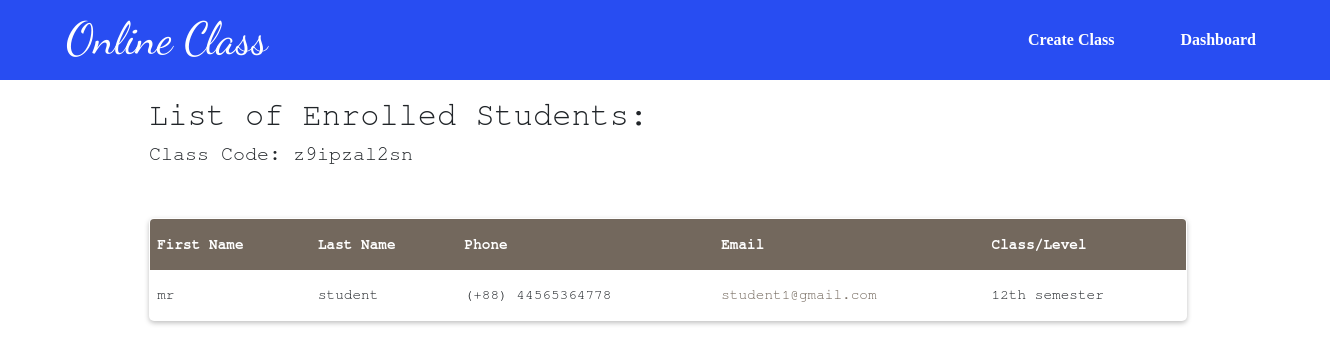
The app's page /tutor/class/mat350/enrolledStudents with its own data.
### courses/models.py (models this page shows, shortened)
class Class(models.Model):
    title = models.CharField(max_length=100, null=True, blank=True)
    class_code = models.CharField(max_length=100, blank=True)
    slug = models.SlugField(null=True,blank=True)
    description = models.TextField(max_length=550,null=True,blank=True)
    image = models.ImageField(upload_to = save_class_image,blank=True,verbose_name ='class image')
    tutor = models.ForeignKey(Tutor, null=True, blank=True, on_delete=models.CASCADE,related_name='tutors')
    students = models.ManyToManyField(Student, blank=True)

### home/models.py (models this page shows, shortened)
class Student(models.Model):
    user = models.OneToOneField(User, on_delete=models.CASCADE)
    institution= models.CharField(max_length=150, null=True, blank=True)
    department= models.CharField(max_length=150, null=True, blank=True)
    class_level= models.CharField(max_length=150, null=True, blank=True)
    address= models.CharField(max_length=150, null=True, blank=True)
    area= models.CharField(max_length=150, null=True, blank=True)
    city= models.CharField(max_length=150, null=True, blank=True)
    lat = models.FloatField(null=True,blank=True)
    lon = models.FloatField(null=True,blank=True)
    male ='male'
    female = 'female'
    other = 'other'
    genders = [
        (male,'male'),
        (female,'female'),
        (other,'other'),
    ]
    gender = models.CharField(max_length=15, choices=genders,default=male,null=True,blank=True)
    birth_date = models.DateField(null=True, blank=True)
    phone = models.CharField(max_length=20, null=True, blank=True)
    bio = models.CharField(max_length=450, blank=True,null=True)
    profile_pic = models.ImageField(default="profile1.png", null=True, blank=True)

### courses/views.py (the view)
# urls.py: path('tutor/class/<slug:slug>/enrolledStudents',views.enrolled_students, name='enrolled_students'),
def enrolled_students(request, slug):
    class_object = Class.objects.get(slug=slug)
    students = class_object.students.all()
    context = {'students': students, 'class': class_object}
    return render(request, 'courses/enrolled_students.html', context)

### courses/templates/courses/enrolled_students.html (shortened to what this page needs)
{% load static %}
<!DOCTYPE html>
<html lang="en">
<head>
    <link rel="stylesheet" href="https://maxcdn.bootstrapcdn.com/bootstrap/4.0.0/css/bootstrap.min.css">
    <link rel="stylesheet" href="https://pro.fontawesome.com/releases/v5.10.0/css/all.css" >
    <link rel="stylesheet" href="{% static 'courses/css/enrolledStudent.css'%}">
</head>
<body>
    <div class="main-container">
        <nav class="navbar nav navbar-expand-lg">
            <div class="app_name">Online Class</div>
            <div class="collapse navbar-collapse" id="navbarNavDropdown">
              <ul class="navbar-nav ml-auto">
                <li class="nav-item">
                  <a class="nav-link" href="{% url 'create_class' %}">Create Class</a>
                </li>
                <li class="nav-item">
                  <a class="nav-link" href="{% url 'tutor_dashboard' %}">Dashboard</a>
                </li>
              </ul>
            </div>
          </nav>
        <div class="body-content">
           <div class="centered">
                <h2>List of Enrolled Students:</h2>
                <h5>Class Code: {{class.class_code}}</h5>
                <table>
                    <thead>
                        <tr>
                            <th>First Name</th>
                            <th>Last Name</th>
                            <th>Phone</th>
                            <th>Email</th>
                            <th>Class/Level</th>
                        </tr>
                    </thead>
                    <tbody>
                        {% for i in students %}
                            <tr>
                                <td>{{i.user.first_name}}</td>
                                <td>{{i.user.last_name}}</td>
                                <td>(+88) {{i.user.student.phone}}</td>
                                <td><a href="#">{{i.user.email}}</a></td>
                                <td>{{i.user.student.class_level}}</td>
                            </tr>
                        {% endfor %}
                    </tbody>
                </table>
            </div>
        </div>
    </div>
</body>
</html>

### courses/static/courses/css/enrolledStudent.css (style rules this page uses)
* { box-sizing: border-box; }
html, body { margin: 0; padding: 0; font-family: FreeMono, monospace; }
.main-container { display: flex; flex-direction: column; }
nav { width: 100%; height: 80px; background-color: #284DF2; color: #fff; }
.app_name { float: left; width: 40%; margin-left: 50px; font-size: 45px; font-family: 'Dancing Script', cursive; color: #fff; }
.navbar-nav { margin-right: 50px; }
.nav-item a { display: inline-block; font-size: 16px; line-height: 20px; font-weight: bold; border-radius: 10px; padding: 10px 15px; color: #fff; margin-left: 50px; text-decoration: none; font-family: serif; }
.body-content { width: 100%; display: flex; grid-gap: 1em; padding: 1em; margin-left: 10%; flex-direction: column; justify-content: center; }
@media screen and (max-width: 1423px) { .body-content { grid-template-columns: 20% 3fr; } }
table { border: 1px #a39485 solid; font-size: .9em; box-shadow: 0 2px 5px rgba(0,0,0,.25); margin-top: 4%; width: 80%; border-collapse: collapse; border-radius: 5px; overflow: hidden; }
th { text-align: left; }
thead { font-weight: bold; color: #fff; background: #73685d; }
td, th { padding: 1em .5em; vertical-align: middle; }
td { border-bottom: 1px solid rgba(0,0,0,.1); background: #fff; }
a { color: #73685d; }

### records on screen
Class: class_code "z9ipzal2sn"
Student: user.first_name "mr", user.last_name "student", user.student.phone "44565364778", user.email "student1@gmail.com", user.student.class_level "12th semester"
